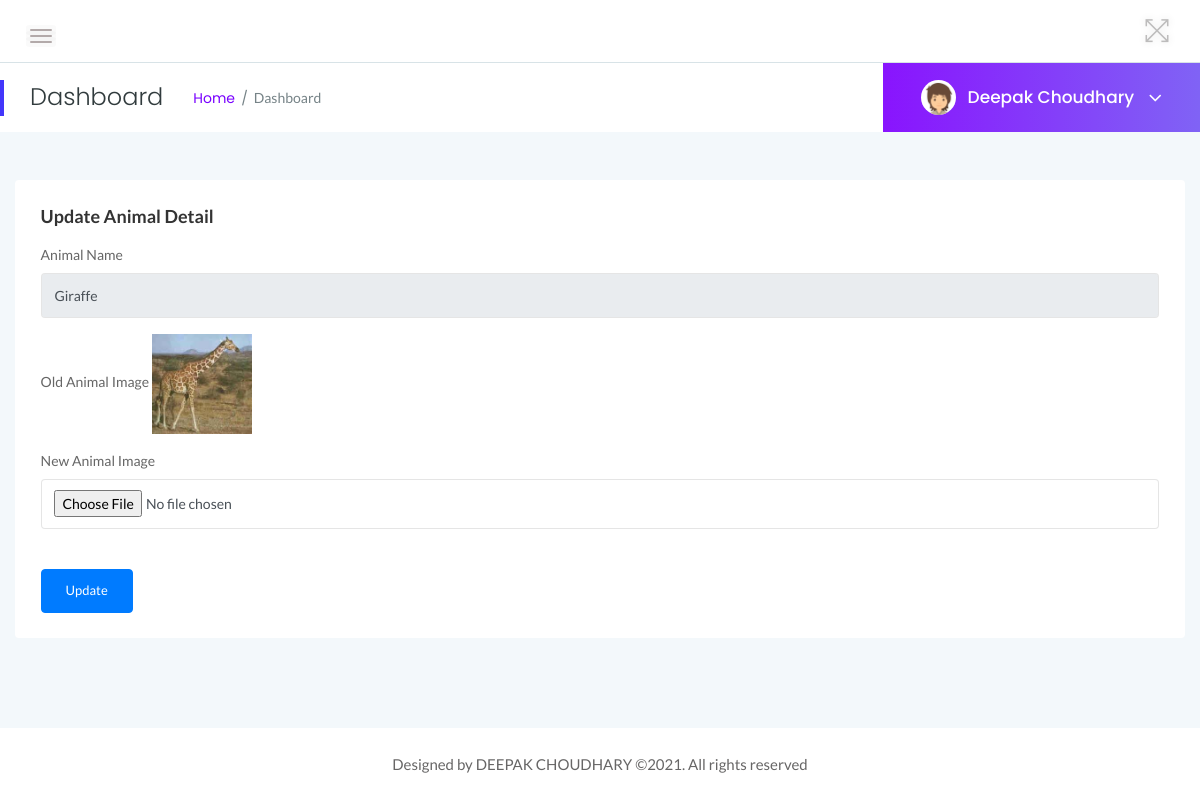
The page /admin/changeimage.php?editid=2 (signed in) on the database its author committed.
### tables this page shows
CREATE TABLE `tblanimal` (
  `ID` int(10) NOT NULL,
  `AnimalName` varchar(200) DEFAULT NULL,
  `CageNumber` int(10) DEFAULT NULL,
  `FeedNumber` varchar(200) DEFAULT NULL,
  `Breed` varchar(200) DEFAULT NULL,
  `AnimalImage` varchar(200) DEFAULT NULL,
  `Description` mediumtext DEFAULT NULL,
  `CreationDate` timestamp NOT NULL DEFAULT current_timestamp() ON UPDATE current_timestamp()
);

### admin/changeimage.php (the view, shortened to what this page needs)
<?php
include('includes/dbconnection.php');
if (strlen($_SESSION['zmsaid']==0)) {
  header('location:logout.php');
  } else{
  ?>
<!doctype html>
<html class="no-js" lang="en">
<head>
    <link rel="stylesheet" href="assets/css/bootstrap.min.css">
    <link rel="stylesheet" href="assets/css/font-awesome.min.css">
    <link rel="stylesheet" href="assets/css/themify-icons.css">
    <link rel="stylesheet" href="assets/css/metisMenu.css">
    <link rel="stylesheet" href="assets/css/owl.carousel.min.css">
    <link rel="stylesheet" href="assets/css/slicknav.min.css">
    <link rel="stylesheet" href="https://www.amcharts.com/lib/3/plugins/export/export.css" type="text/css" media="all" />
    <link rel="stylesheet" href="assets/css/typography.css">
    <link rel="stylesheet" href="assets/css/default-css.css">
    <link rel="stylesheet" href="assets/css/styles.css">
    <link rel="stylesheet" href="assets/css/responsive.css">
</head>
<body>
    <div class="page-container">
        <div class="main-content">
          <?php include_once('includes/header.php');?>
           <?php include_once('includes/pagetitle.php');?>
            <div class="main-content-inner">
                <div class="row">
                    <div class="col-lg-12 col-ml-12">
                        <div class="row">
                            <div class="col-12 mt-5">
                                <div class="card">
                                    <div class="card-body">
                                        <h4 class="header-title">Update Animal Detail</h4>
                                        <form method="post" enctype="multipart/form-data">
                                            <?php
 $aniid=$_GET['editid'];
$ret=mysqli_query($con,"select * from tblanimal where ID='$aniid'");
while ($row=mysqli_fetch_array($ret)) {
?>
                                             <div class="form-group">
                                                <label for="exampleInputEmail1">Animal Name</label>
                                                <input type="text" class="form-control" id="aname" name="aname" aria-describedby="emailHelp" placeholder="Enter animal Name" value="<?php  echo $row['AnimalName'];?>" readonly="true">
                                            </div>
                                           <div class="form-group">
                                                <label for="exampleInputEmail1">Old Animal Image</label>
                                                <img src="images/<?php  echo $row['AnimalImage'];?>" width="100" height="100">
                                            </div>
                                          <div class="form-group">
                                                <label for="exampleInputEmail1">New Animal Image</label>
                                                <input type="file" class="form-control" id="image" name="image" aria-describedby="emailHelp" value="" required="true">
                                            </div>
                                            <?php } ?>
                                            <button type="submit" class="btn btn-primary mt-4 pr-4 pl-4" name="submit">Update</button>
                                        </form>
                                    </div>
                                </div>
                            </div>
                        </div>
                    </div>
                </div>
            </div>
        </div>
        <?php include_once('includes/footer.php');?>
    </div>
</body>
</html>
<?php }  ?>

### admin/includes/pagetitle.php (shortened to what this page needs)
<?php
include('includes/dbconnection.php');
?>
<div class="page-title-area">
                <div class="row align-items-center">
                    <div class="col-sm-6">
                        <div class="breadcrumbs-area clearfix">
                            <h4 class="page-title pull-left">Dashboard</h4>
                            <ul class="breadcrumbs pull-left">
                                <li><a href="dashboard.php">Home</a></li>
                                <li><span>Dashboard</span></li>
                            </ul>
                        </div>
                    </div>
                    <div class="col-sm-6 clearfix">
                        <div class="user-profile pull-right">
                            <img class="avatar user-thumb" src="assets/images/author/avatar.png" alt="avatar">
                            <?php
$adid=$_SESSION['zmsaid'];
$ret=mysqli_query($con,"select AdminName from tbladmin where ID='$adid'");
$row=mysqli_fetch_array($ret);
$name=$row['AdminName'];
?>
                            <h4 class="user-name dropdown-toggle" data-toggle="dropdown"><?php echo $name; ?> <i class="fa fa-angle-down"></i></h4>
                        </div>
                    </div>
                </div>
            </div>

### admin/assets/css/styles.css (style rules this page uses)
.page-container { width: 100%; height: 100%; min-height: 100vh; padding-left: 280px; -webkit-transition: padding-left 0.3s ease 0s; transition: padding-left 0.3s ease 0s; }
.card { border: none; border-radius: 4px; background-color: #fff; -webkit-transition: all 0.3s ease 0s; transition: all 0.3s ease 0s; }
.card-body { padding: 25.6px; padding: 1.6rem; }
.main-content { width: 100%; background: #F3F8FB; }
.main-content-inner { padding: 0 30px 50px; }
.page-title-area { padding: 0 30px; background: #fff; position: relative; }
.page-title-area:before { content: ''; position: absolute; left: 0; top: 50%; width: 4px; height: 36px; background: var(--primary-color); -webkit-transform: translateY(-50%); transform: translateY(-50%); }
.page-title { font-size: 24px; font-weight: 300; color: #313b3d; letter-spacing: 0; margin-right: 30px; }
ul.breadcrumbs { margin-top: 4px; }
.breadcrumbs li { display: inline-block; }
.breadcrumbs li a, .breadcrumbs li span { display: block; font-size: 14px; font-weight: 400; color: #7801ff; letter-spacing: 0; margin-right: 16px; position: relative; }
.breadcrumbs li a:before { content: '/'; color: #768387; position: absolute; right: -13px; top: 0; }
.breadcrumbs li span { margin-right: 0; color: #768387; text-transform: capitalize; }
.user-profile { margin-right: -30px; display: -webkit-box; display: -ms-flexbox; display: flex; -webkit-box-align: center; -ms-flex-align: center; align-items: center; -ms-flex-wrap: wrap; flex-wrap: wrap; background: -webkit-linear-gradient(left, #8914fe 0%, #8063f5 100%); background: linear-gradient(to right, #8914fe 0%, #8063f5 100%); padding: 17px 38px; position: relative; }
.user-profile img.avatar { height: 35px; width: 35px; border-radius: 50%; margin-right: 12px; }
.user-name { font-size: 17px; font-weight: 500; color: #fff; letter-spacing: 0; cursor: pointer; -webkit-user-select: none; -moz-user-select: none; -ms-user-select: none; user-select: none; }
.user-name i { margin-left: 10px; font-size: 21px; vertical-align: middle; position: relative; }
.notification-area .dropdown-toggle, .user-name.dropdown-toggle { position: relative; }
.notification-area .dropdown-toggle:after, .user-name.dropdown-toggle:after { display: none; }
.header-title { font-family: 'Lato', sans-serif; font-size: 18px; font-weight: 600; letter-spacing: 0; color: #333; text-transform: capitalize; margin-bottom: 17px; }
.btn { padding: 11px 17px; font-size: 13px; letter-spacing: 0; }
.form-control, .form-control:focus { outline: none; box-shadow: none; }
.form-control { font-size: 14px; border: 1px solid rgba(170, 170, 170, .3); padding: 10.72px 12.8px; padding: .67rem .8rem; }
label { font-weight: 500; color: #666; display: inline-block; margin-bottom: 8px; margin-bottom: .5rem; }

### admin/assets/css/responsive.css (style rules this page uses)
@media screen and (min-width: 1200px) and (max-width: 1440px) { .col-ml-12 { -webkit-box-flex: 0; -ms-flex: 0 0 100%; flex: 0 0 100%; max-width: 100%; } }
@media (min-width: 1200px) and (max-width: 1364px) { .main-content-inner { padding: 0 15px 50px; } }
@media (min-width: 1200px) and (max-width: 1364px) { .page-container, .sbar_collapsed.page-container { padding-left: 0; } }

### rows shown on the page
tblanimal: aname "Giraffe", AnimalImage (picture)

### other values the page prints
$name "Deepak Choudhary"
